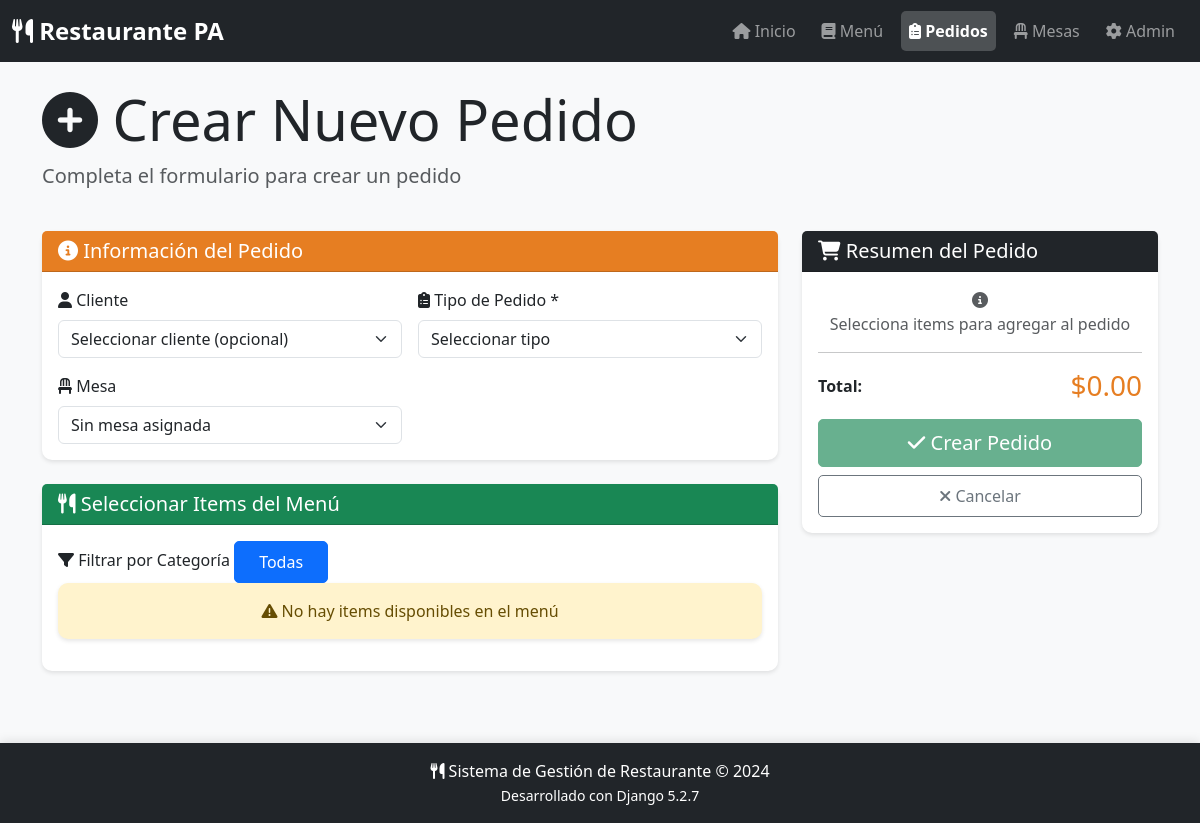
The app's page /pedido/crear/, older data.
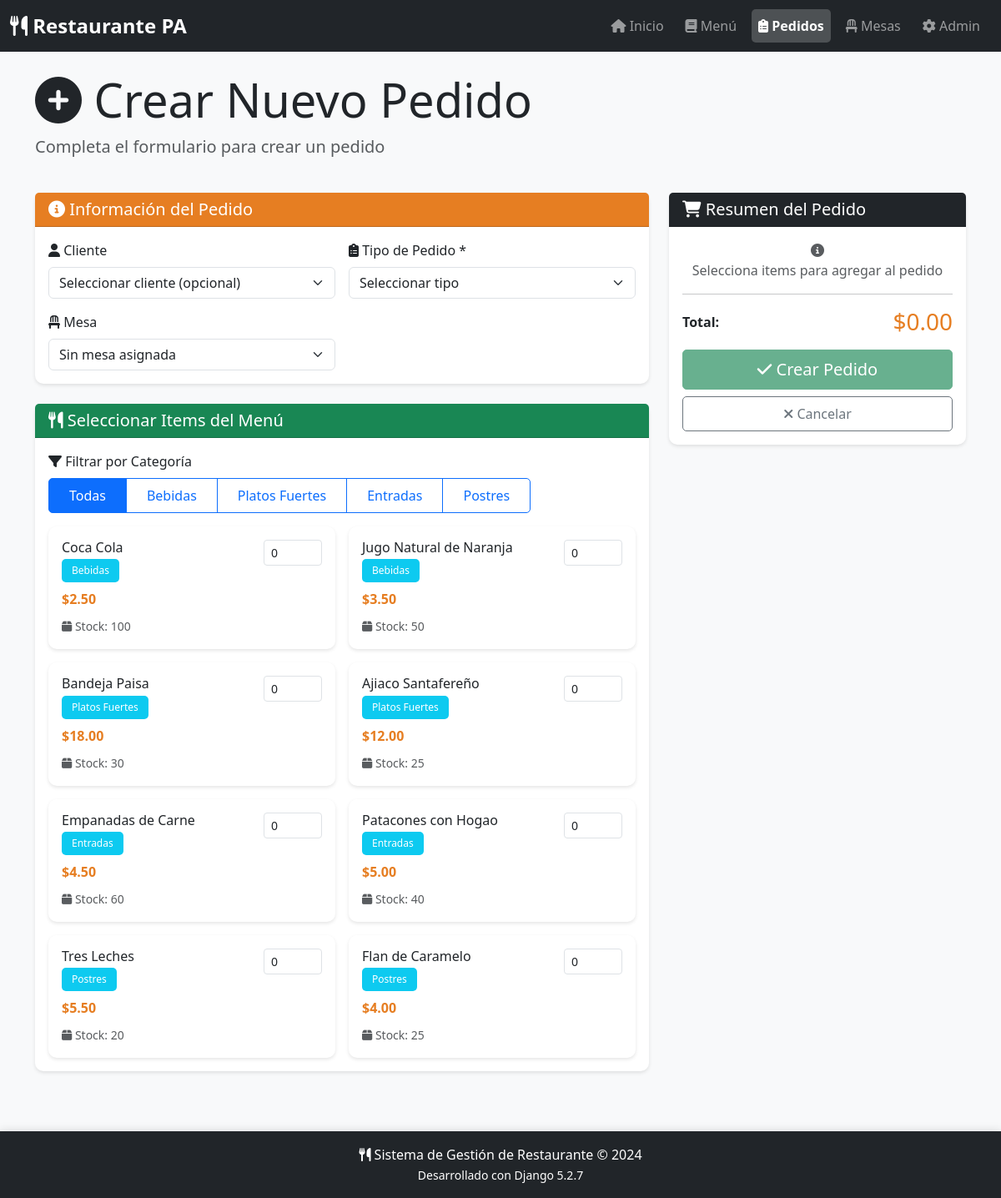
The same page, newer data.
### core/models.py (models this page shows, shortened)
class Categoria(models.Model):
    nombre = models.CharField(max_length=100)

class Item(models.Model):
    nombre = models.CharField(max_length=255)
    descripcion = models.TextField(blank=True, null=True)
    precio = models.DecimalField(max_digits=10, decimal_places=2)
    costo = models.DecimalField(max_digits=10, decimal_places=2, default=0)
    stock = models.IntegerField(default=0)
    imagen = models.CharField(max_length=255, blank=True, null=True)
    categoria = models.ForeignKey(Categoria, on_delete=models.PROTECT)
    estado = models.ForeignKey(Estado, on_delete=models.PROTECT)
    tipo_item = models.ForeignKey(TipoItem, on_delete=models.PROTECT)

### core/views.py (the view, shortened to what this page needs)
# urls.py: path('pedido/crear/', views.crear_pedido, name='crear_pedido'),
def crear_pedido(request):
    context = {
        'clientes': Cliente.objects.all(),
        'mesas': Mesa.objects.filter(estado__nombre='Disponible'),
        'items': Item.objects.filter(estado__nombre='Activo').select_related('categoria'),
        'tipos_pedido': TipoPedido.objects.all(),
        'categorias': Categoria.objects.all(),
    }
    return render(request, 'core/crear_pedido.html', context)

### core/templates/core/crear_pedido.html (shortened to what the changed rows need)
{% extends 'base.html' %}
{% block content %}
<div class="container">
    <div class="row mb-4">
        <div class="col-12">
            <h1 class="display-4">
                <i class="fas fa-plus-circle"></i> Crear Nuevo Pedido
            </h1>
        </div>
    </div>
    <form method="post" id="pedidoForm">
        <div class="row">
            <div class="col-md-8">
                <div class="card">
                    <div class="card-body">
                        <div class="mb-3">
                            <label class="form-label">
                            </label>
                            <div class="btn-group flex-wrap" role="group">
                                <button type="button" class="btn btn-outline-primary active"
                                        onclick="filtrarCategoria('todas')">
                                    Todas
                                </button>
                                {% for categoria in categorias %}
                                <button type="button" class="btn btn-outline-primary"
                                        onclick="filtrarCategoria('{{ categoria.id }}')">
                                    {{ categoria.nombre }}
                                </button>
                                {% endfor %}
                            </div>
                        </div>
                        <div class="row g-3" id="itemsContainer">
                            {% for item in items %}
                            <div class="col-md-6 item-card" data-categoria="{{ item.categoria.id }}">
                                <div class="card h-100">
                                    <div class="card-body">
                                        <div class="d-flex justify-content-between align-items-start">
                                            <div class="flex-grow-1">
                                                <h6 class="card-title mb-1">{{ item.nombre }}</h6>
                                                <span class="badge bg-info mb-2">{{ item.categoria.nombre }}</span>
                                                <p class="card-text mb-2">
                                                    <strong class="text-primary">${{ item.precio }}</strong>
                                                </p>
                                                <small class="text-muted">
                                                    <i class="fas fa-box"></i> Stock: {{ item.stock }}
                                                </small>
                                            </div>
                                            <div>
                                                <input type="number"
                                                       class="form-control form-control-sm item-cantidad"
                                                       id="cantidad_{{ item.id }}"
                                                       data-item-id="{{ item.id }}"
                                                       data-item-precio="{{ item.precio }}"
                                                       data-item-nombre="{{ item.nombre }}"
                                                       min="0"
                                                       max="{{ item.stock }}"
                                                       value="0"
                                                       style="width: 70px;"
                                                       placeholder="Cant.">
                                            </div>
                                        </div>
                                    </div>
                                </div>
                            </div>
                            {% endfor %}
                        </div>
                        {% if not items %}
                        <div class="alert alert-warning text-center">
                            <i class="fas fa-exclamation-triangle"></i>
                            No hay items disponibles en el menú
                        </div>
                        {% endif %}
                    </div>
                </div>
            </div>
        </div>
    </form>
</div>
{% endblock %}

Row changes from the older to the newer data that the page shows:
added Categoria: nombre "Bebidas"
added Categoria: nombre "Platos Fuertes"
added Categoria: nombre "Entradas"
added Categoria: nombre "Postres"
added Item: nombre "Coca Cola", categoria.nombre "Bebidas", precio "2.50", stock "100", id "0"
added Item: nombre "Jugo Natural de Naranja", categoria.nombre "Bebidas", precio "3.50", stock "50", id "0"
added Item: nombre "Bandeja Paisa", categoria.nombre "Platos Fuertes", precio "18.00", stock "30", id "0"
added Item: nombre "Ajiaco Santafereño", categoria.nombre "Platos Fuertes", precio "12.00", stock "25", id "0"
added Item: nombre "Empanadas de Carne", categoria.nombre "Entradas", precio "4.50", stock "60", id "0"
added Item: nombre "Patacones con Hogao", categoria.nombre "Entradas", precio "5.00", stock "40", id "0"
added Item: nombre "Tres Leches", categoria.nombre "Postres", precio "5.50", stock "20", id "0"
added Item: nombre "Flan de Caramelo", categoria.nombre "Postres", precio "4.00", stock "25", id "0"
Text that changed along with them:
text no longer shown: "No hay items disponibles en el menú"
